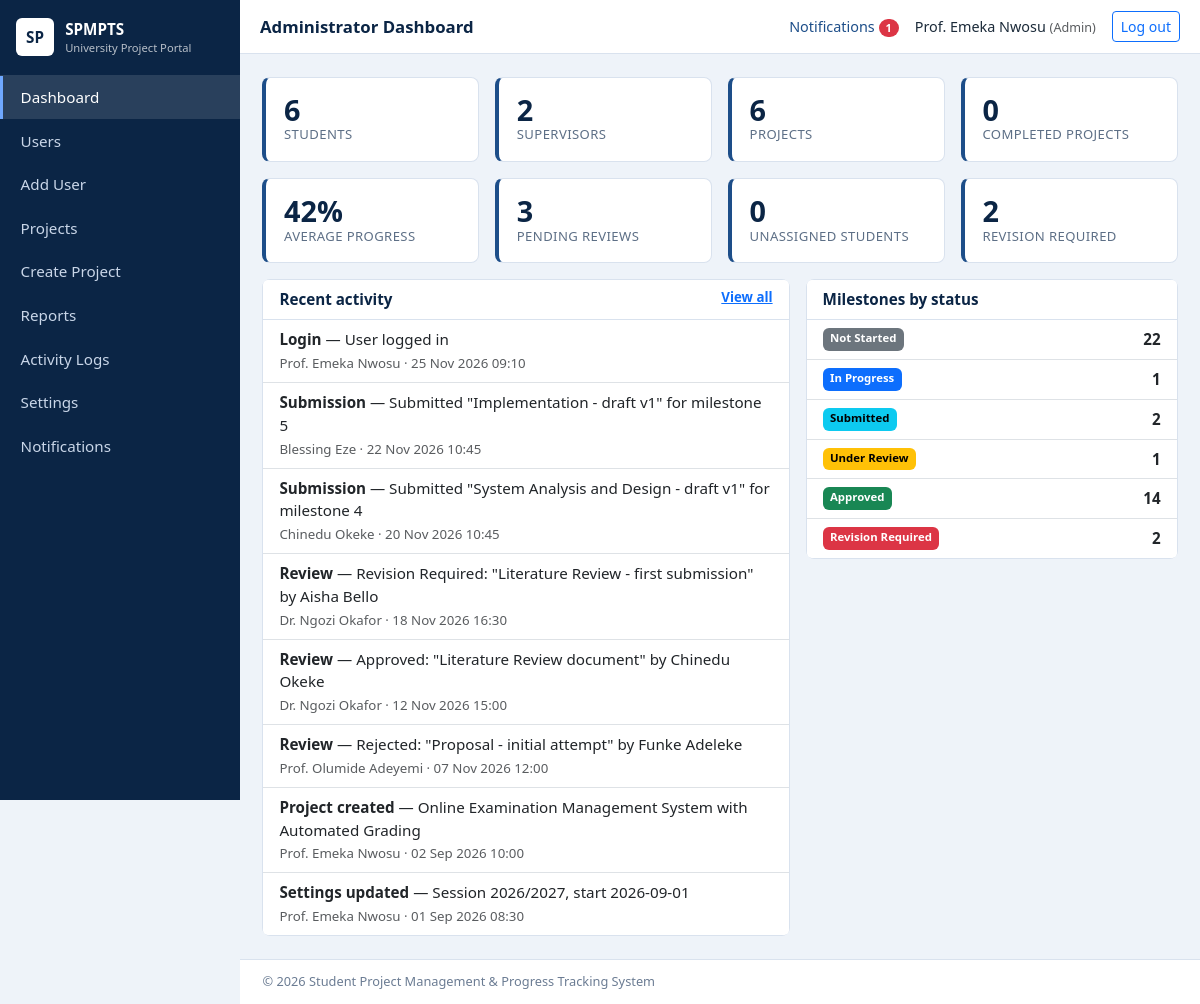
Page /admin/dashboard.php (signed in) on the committed database.
### tables this page shows
CREATE TABLE activity_logs (
  id INT UNSIGNED AUTO_INCREMENT PRIMARY KEY,
  user_id INT UNSIGNED NULL,
  action VARCHAR(100) NOT NULL,
  details VARCHAR(500) NULL,
  ip_address VARCHAR(45) NULL,
  created_at TIMESTAMP NOT NULL DEFAULT CURRENT_TIMESTAMP,
  CONSTRAINT fk_log_user FOREIGN KEY (user_id) REFERENCES users(id) ON DELETE SET NULL,
  INDEX idx_log_date (created_at)
);

CREATE TABLE users (
  id INT UNSIGNED AUTO_INCREMENT PRIMARY KEY,
  full_name VARCHAR(120) NOT NULL,
  email VARCHAR(150) NOT NULL UNIQUE,
  password_hash VARCHAR(255) NOT NULL,
  role ENUM('admin','supervisor','student') NOT NULL,
  status ENUM('active','inactive') NOT NULL DEFAULT 'active',
  last_login DATETIME NULL,
  created_at TIMESTAMP NOT NULL DEFAULT CURRENT_TIMESTAMP,
  INDEX idx_users_role (role), INDEX idx_users_status (status)
);

### config/db.php (called while the page is built, shortened)
<?php
function db(): PDO {
    static $pdo = null;
    if ($pdo === null) {
        try {
            $pdo = new PDO('mysql:host=' . DB_HOST . ';dbname=' . DB_NAME . ';charset=utf8mb4', DB_USER, DB_PASS, [
                PDO::ATTR_ERRMODE => PDO::ERRMODE_EXCEPTION,
                PDO::ATTR_DEFAULT_FETCH_MODE => PDO::FETCH_ASSOC,
                PDO::ATTR_EMULATE_PREPARES => false,
            ]);
        } catch (PDOException $e) {
            http_response_code(500);
            exit('Database connection failed. Check config/db.php and make sure MySQL is running and database.sql has been imported.');
        }
    }
    return $pdo;
}

### admin/dashboard.php (the view, shortened to what this page needs)
<?php
require_once __DIR__ . '/../includes/auth.php';
$n = fn(string $sql) => (int)db()->query($sql)->fetchColumn();
$stats = [
 ['Students', $n("SELECT COUNT(*) FROM users WHERE role='student'")], ['Supervisors', $n("SELECT COUNT(*) FROM users WHERE role='supervisor'")],
 ['Projects', $n('SELECT COUNT(*) FROM projects')], ['Completed projects', $n("SELECT COUNT(*) FROM projects WHERE status='Completed'")],
 ['Average progress', $n('SELECT COALESCE(ROUND(AVG(progress)),0) FROM projects')], ['Pending reviews', $n("SELECT COUNT(*) FROM submissions WHERE status IN ('Pending','Under Review')")],
 ['Unassigned students', $n('SELECT COUNT(*) FROM students s WHERE NOT EXISTS (SELECT 1 FROM projects p WHERE p.student_id=s.id)')], ['Revision required', $n("SELECT COUNT(*) FROM project_milestones WHERE status='Revision Required'")],
];
$logs = db()->query('SELECT l.*, u.full_name FROM activity_logs l LEFT JOIN users u ON u.id=l.user_id ORDER BY l.created_at DESC, l.id DESC LIMIT 8')->fetchAll();
$byStatus = db()->query('SELECT status, COUNT(*) c FROM project_milestones GROUP BY status')->fetchAll();
$pageTitle = 'Administrator Dashboard'; include __DIR__ . '/../includes/header.php';
?>
<div class="row g-3 mb-3"><?php foreach ($stats as [$l, $v]): ?><div class="col-6 col-lg-3"><div class="card stat"><div class="num"><?= $v ?><?= $l === 'Average progress' ? '%' : '' ?></div><div class="lbl"><?= e($l) ?></div></div></div><?php endforeach; ?></div>
<div class="row g-3">
 <div class="col-lg-7"><div class="card"><div class="card-header d-flex justify-content-between">Recent activity <a href="<?= e(url('admin/logs.php')) ?>" class="small">View all</a></div><ul class="list-group list-group-flush">
 <?php foreach ($logs as $l): ?><li class="list-group-item"><strong><?= e($l['action']) ?></strong> — <?= e($l['details']) ?><br><small class="text-muted"><?= e($l['full_name'] ?? 'System') ?> &middot; <?= e(date('d M Y H:i', strtotime($l['created_at']))) ?></small></li><?php endforeach; if (!$logs): ?><li class="list-group-item text-muted">No activity yet.</li><?php endif; ?></ul></div></div>
 <div class="col-lg-5"><div class="card"><div class="card-header">Milestones by status</div><ul class="list-group list-group-flush">
 <?php foreach ($byStatus as $b): ?><li class="list-group-item d-flex justify-content-between"><?= badge($b['status']) ?><strong><?= (int)$b['c'] ?></strong></li><?php endforeach; ?></ul></div></div>
</div>
<?php include __DIR__ . '/../includes/footer.php'; ?>

### includes/header.php (shortened to what this page needs)
<?php
require_once __DIR__ . '/auth.php';
$unread = is_logged_in() ? unread_count() : 0;
?><!DOCTYPE html>
<html lang="en">
<head>
<link href="https://cdn.jsdelivr.net/npm/bootstrap@5.3.3/dist/css/bootstrap.min.css" rel="stylesheet">
<link href="<?= e(url('assets/css/style.css')) ?>" rel="stylesheet">
</head>
<body>
<div class="app">
<?php include __DIR__ . '/sidebar.php'; ?>
<div class="main">
<nav class="topbar">
  <div class="topbar-title"><?= e($pageTitle ?? '') ?></div>
  <div class="ms-auto d-flex align-items-center gap-3">
    <a href="<?= e(url('notifications.php')) ?>" class="notif-link">Notifications<?php if ($unread): ?> <span class="badge rounded-pill text-bg-danger"><?= $unread ?></span><?php endif; ?></a>
    <span class="user-chip"><?= e($_SESSION['name'] ?? '') ?> <small class="text-muted">(<?= e(ucfirst($role)) ?>)</small></span>
    <a class="btn btn-sm btn-outline-primary" href="<?= e(url('logout.php')) ?>">Log out</a>
  </div>
</nav>
<main class="content">

### includes/sidebar.php
<?php
$role = $_SESSION['role'] ?? '';
$menus = [
 'admin' => [['admin/dashboard.php','Dashboard'],['admin/users.php','Users'],['admin/user_add.php','Add User'],['admin/projects.php','Projects'],['admin/project_add.php','Create Project'],['admin/reports.php','Reports'],['admin/logs.php','Activity Logs'],['admin/settings.php','Settings']],
 'student' => [['student/dashboard.php','Dashboard'],['student/project.php','My Project'],['student/milestones.php','Milestones'],['student/upload.php','Submit / Upload'],['student/progress.php','Progress & History'],['student/feedback.php','Supervisor Feedback'],['student/profile.php','My Profile']],
 'supervisor' => [['supervisor/dashboard.php','Dashboard'],['supervisor/students.php','My Students'],['supervisor/submissions.php','Submissions'],['supervisor/progress.php','Student Progress'],['supervisor/feedback.php','Feedback']],
];
$current = ltrim(str_replace(BASE_URL, '', parse_url($_SERVER['REQUEST_URI'], PHP_URL_PATH)), '/');
?>
<aside class="sidebar" id="sidebar">
  <div class="brand"><div class="brand-mark">SP</div><div><strong>SPMPTS</strong><small>University Project Portal</small></div></div>
  <ul class="nav flex-column">
    <?php foreach ($menus[$role] ?? [] as [$href, $label]): ?>
      <li><a class="nav-link <?= $current === $href ? 'active' : '' ?>" href="<?= e(url($href)) ?>"><?= e($label) ?></a></li>
    <?php endforeach; ?>
    <li><a class="nav-link <?= $current === 'notifications.php' ? 'active' : '' ?>" href="<?= e(url('notifications.php')) ?>">Notifications</a></li>
  </ul>
</aside>

### includes/auth.php (shortened to what this page needs)
<?php
require_once __DIR__ . '/../config/db.php';
function e($v): string { return htmlspecialchars((string)$v, ENT_QUOTES, 'UTF-8'); }
function url(string $p = ''): string { return BASE_URL . '/' . ltrim($p, '/'); }
function is_logged_in(): bool { return !empty($_SESSION['user_id']); }
function uid(): int { return (int)($_SESSION['user_id'] ?? 0); }
function unread_count(): int {
    $st = db()->prepare('SELECT COUNT(*) FROM notifications WHERE user_id=? AND is_read=0'); $st->execute([uid()]); return (int)$st->fetchColumn();
}
function badge(string $s): string {
    $map = ['Not Started' => 'secondary', 'In Progress' => 'primary', 'Submitted' => 'info', 'Under Review' => 'warning', 'Approved' => 'success',
            'Revision Required' => 'danger', 'Pending' => 'info', 'Rejected' => 'danger', 'Completed' => 'success', 'active' => 'success', 'inactive' => 'secondary'];
    return '<span class="badge text-bg-' . ($map[$s] ?? 'secondary') . '">' . e($s) . '</span>';
}

### includes/footer.php (shortened to what this page needs)
</main>
<footer class="footer">&copy; <?= date('Y') ?> Student Project Management &amp; Progress Tracking System</footer>
</div>
</div>
</body>
</html>

### assets/css/style.css (style rules this page uses)
:root { --navy:#0b2545;--blue:#1d4e89;--light:#eef3f9;--line:#d9e2ee }
body { background:var(--light);font-family:"Segoe UI",Roboto,Arial,sans-serif;color:#1c2b3a;font-size:.95rem }
.app { display:flex;min-height:100vh }
.sidebar { width:240px;background:var(--navy);color:#fff;flex-shrink:0;position:sticky;top:0;height:100vh;overflow-y:auto }
.brand { display:flex;gap:.7rem;align-items:center;padding:1.1rem 1rem;border-bottom:1px solid rgba(255,255,255,.12) }
.brand small { display:block;opacity:.7;font-size:.7rem }
.brand-mark { background:#fff;color:var(--navy);font-weight:700;border-radius:6px;width:38px;height:38px;display:flex;align-items:center;justify-content:center }
.sidebar .nav-link { color:#c9d6e8;padding:.65rem 1.1rem;border-left:3px solid transparent }
.sidebar .nav-link.active { background:rgba(255,255,255,.12);color:#fff;border-left-color:#6fa8ff }
.main { flex:1;min-width:0;display:flex;flex-direction:column }
.topbar { background:#fff;border-bottom:1px solid var(--line);padding:.7rem 1.25rem;display:flex;align-items:center;gap:.75rem;position:sticky;top:0;z-index:5 }
.topbar-title { font-weight:600;color:var(--navy);font-size:1.05rem }
.notif-link { text-decoration:none;color:var(--blue);font-size:.9rem }
.user-chip { font-size:.9rem }
.content { padding:1.4rem;flex:1 }
.footer { padding:.8rem 1.4rem;font-size:.8rem;color:#6b7c93;border-top:1px solid var(--line);background:#fff }
.card { border:1px solid var(--line);border-radius:8px;box-shadow:none }
.card-header { background:#fff;font-weight:600;color:var(--navy);border-bottom:1px solid var(--line) }
.stat { padding:1rem 1.1rem;border-left:4px solid var(--blue) }
.stat .num { font-size:1.8rem;font-weight:700;color:var(--navy);line-height:1.1 }
.stat .lbl { color:#5d6f86;font-size:.82rem;text-transform:uppercase;letter-spacing:.03em }

### rows in the picture
activity_logs: action "Login", details "User logged in", user.full_name "Prof. Emeka Nwosu", created_at "25 Nov 2026 09:10"
activity_logs: action "Submission", details "Submitted \"Implementation - draft v1\" for milestone 5", user.full_name "Blessing Eze", created_at "22 Nov 2026 10:45"
activity_logs: action "Submission", details "Submitted \"System Analysis and Design - draft v1\" for milestone 4", user.full_name "Chinedu Okeke", created_at "20 Nov 2026 10:45"
activity_logs: action "Review", details "Revision Required: \"Literature Review - first submission\" by Aisha Bello", user.full_name "Dr. Ngozi Okafor", created_at "18 Nov 2026 16:30"
activity_logs: action "Review", details "Approved: \"Literature Review document\" by Chinedu Okeke", user.full_name "Dr. Ngozi Okafor", created_at "12 Nov 2026 15:00"
activity_logs: action "Review", details "Rejected: \"Proposal - initial attempt\" by Funke Adeleke", user.full_name "Prof. Olumide Adeyemi", created_at "07 Nov 2026 12:00"
activity_logs: action "Project created", details "Online Examination Management System with Automated Grading", user.full_name "Prof. Emeka Nwosu", created_at "02 Sep 2026 10:00"
activity_logs: action "Settings updated", details "Session 2026/2027, start 2026-09-01", user.full_name "Prof. Emeka Nwosu", created_at "01 Sep 2026 08:30"

### other values in the picture
$label "Dashboard"
$label "Users"
$label "Add User"
$label "Projects"
$label "Create Project"
$label "Reports"
$label "Activity Logs"
$label "Settings"
$pageTitle "Administrator Dashboard"
$unread "1"
$_SESSION['name'] "Prof. Emeka Nwosu"
$role "Admin"
$v "6"
$l "STUDENTS"
$v "2"
